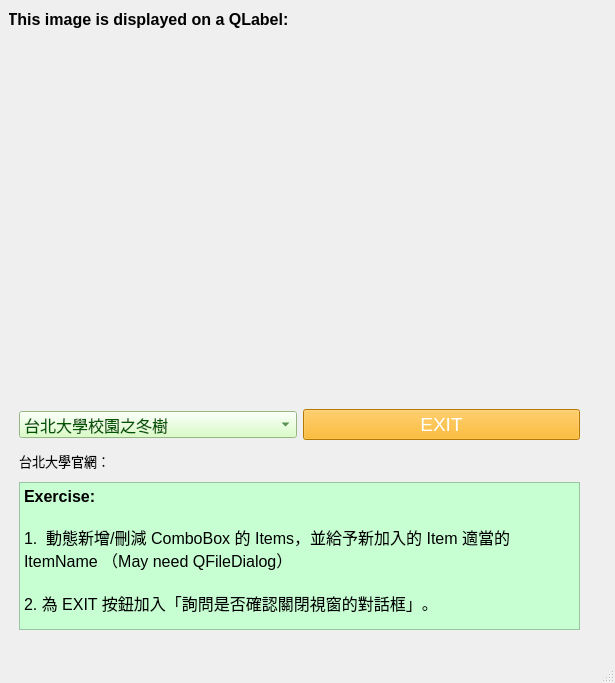
<?xml version="1.0" encoding="UTF-8"?>
<ui version="4.0">
 <class>MainWindow</class>
 <widget class="QMainWindow" name="MainWindow">
  <property name="geometry">
   <rect>
    <x>0</x>
    <y>0</y>
    <width>615</width>
    <height>683</height>
   </rect>
  </property>
  <property name="windowTitle">
   <string>MainWindow</string>
  </property>
  <property name="layoutDirection">
   <enum>Qt::LeftToRight</enum>
  </property>
  <widget class="QWidget" name="centralwidget">
   <widget class="QLabel" name="label_cap">
    <property name="geometry">
     <rect>
      <x>9</x>
      <y>9</y>
      <width>278</width>
      <height>21</height>
     </rect>
    </property>
    <property name="font">
     <font>
      <pointsize>12</pointsize>
      <bold>true</bold>
     </font>
    </property>
    <property name="layoutDirection">
     <enum>Qt::LeftToRight</enum>
    </property>
    <property name="text">
     <string>This image is displayed on a QLabel:</string>
    </property>
    <property name="scaledContents">
     <bool>true</bool>
    </property>
    <property name="alignment">
     <set>Qt::AlignCenter</set>
    </property>
   </widget>
   <widget class="QLabel" name="label_Img">
    <property name="geometry">
     <rect>
      <x>9</x>
      <y>36</y>
      <width>586</width>
      <height>357</height>
     </rect>
    </property>
    <property name="text">
     <string/>
    </property>
    <property name="pixmap">
     <pixmap>../images/NTPU_Campus_1.png</pixmap>
    </property>
    <property name="scaledContents">
     <bool>true</bool>
    </property>
   </widget>
   <widget class="QWidget" name="layoutWidget">
    <property name="geometry">
     <rect>
      <x>9</x>
      <y>399</y>
      <width>581</width>
      <height>241</height>
     </rect>
    </property>
    <layout class="QVBoxLayout" name="verticalLayout">
     <property name="leftMargin">
      <number>10</number>
     </property>
     <property name="topMargin">
      <number>10</number>
     </property>
     <property name="rightMargin">
      <number>10</number>
     </property>
     <property name="bottomMargin">
      <number>10</number>
     </property>
     <item>
      <layout class="QHBoxLayout" name="horizontalLayout">
       <item>
        <widget class="QComboBox" name="comboBox_ImgName">
         <property name="font">
          <font>
           <pointsize>12</pointsize>
          </font>
         </property>
         <property name="styleSheet">
          <string notr="true">background-color: rgb(255, 170, 0);
color: rgb(0, 85, 0);
background-color: rgb(208, 255, 183);</string>
         </property>
         <item>
          <property name="text">
           <string>台北大學校園之冬樹</string>
          </property>
         </item>
         <item>
          <property name="text">
           <string>台北大學校園之鳥</string>
          </property>
         </item>
         <item>
          <property name="text">
           <string>心湖之春</string>
          </property>
         </item>
        </widget>
       </item>
       <item>
        <widget class="QPushButton" name="pBut_exit">
         <property name="font">
          <font>
           <pointsize>14</pointsize>
          </font>
         </property>
         <property name="styleSheet">
          <string notr="true">color: rgb(255, 255, 255);
background-color: rgb(255, 170, 0);</string>
         </property>
         <property name="text">
          <string>EXIT</string>
         </property>
        </widget>
       </item>
      </layout>
     </item>
     <item>
      <layout class="QHBoxLayout" name="horizontalLayout_2">
       <item>
        <widget class="QLabel" name="label">
         <property name="font">
          <font>
           <pointsize>10</pointsize>
          </font>
         </property>
         <property name="text">
          <string>台北大學官網：</string>
         </property>
        </widget>
       </item>
       <item>
        <widget class="QLabel" name="label_ntpu">
         <property name="font">
          <font>
           <pointsize>10</pointsize>
          </font>
         </property>
         <property name="text">
          <string>&lt;html&gt;&lt;head/&gt;&lt;body&gt;&lt;p&gt;&lt;br/&gt;&lt;/p&gt;&lt;/body&gt;&lt;/html&gt;</string>
         </property>
         <property name="textFormat">
          <enum>Qt::AutoText</enum>
         </property>
         <property name="openExternalLinks">
          <bool>true</bool>
         </property>
        </widget>
       </item>
      </layout>
     </item>
     <item>
      <widget class="QTextBrowser" name="textBrowser">
       <property name="styleSheet">
        <string notr="true">background-color: rgb(206, 255, 233);
background-color: rgb(199, 255, 210);</string>
       </property>
       <property name="html">
        <string>&lt;!DOCTYPE HTML PUBLIC &quot;-//W3C//DTD HTML 4.0//EN&quot; &quot;http://www.w3.org/TR/REC-html40/strict.dtd&quot;&gt;
&lt;html&gt;&lt;head&gt;&lt;meta name=&quot;qrichtext&quot; content=&quot;1&quot; /&gt;&lt;meta charset=&quot;utf-8&quot; /&gt;&lt;style type=&quot;text/css&quot;&gt;
p, li { white-space: pre-wrap; }
&lt;/style&gt;&lt;/head&gt;&lt;body style=&quot; font-family:'Microsoft JhengHei UI'; font-size:9pt; font-weight:400; font-style:normal;&quot;&gt;
&lt;p style=&quot; margin-top:0px; margin-bottom:0px; margin-left:0px; margin-right:0px; -qt-block-indent:0; text-indent:0px;&quot;&gt;&lt;span style=&quot; font-size:12pt; font-weight:700;&quot;&gt;Exercise:&lt;/span&gt;&lt;/p&gt;
&lt;p style=&quot;-qt-paragraph-type:empty; margin-top:0px; margin-bottom:0px; margin-left:0px; margin-right:0px; -qt-block-indent:0; text-indent:0px; font-size:12pt; font-weight:700;&quot;&gt;&lt;br /&gt;&lt;/p&gt;
&lt;p style=&quot; margin-top:0px; margin-bottom:0px; margin-left:0px; margin-right:0px; -qt-block-indent:0; text-indent:0px;&quot;&gt;&lt;span style=&quot; font-size:12pt;&quot;&gt;1.  動態新增/刪減 ComboBox 的 Items，並給予新加入的 Item 適當的 ItemName （May need QFileDialog）&lt;/span&gt;&lt;/p&gt;
&lt;p style=&quot;-qt-paragraph-type:empty; margin-top:0px; margin-bottom:0px; margin-left:0px; margin-right:0px; -qt-block-indent:0; text-indent:0px; font-size:12pt;&quot;&gt;&lt;br /&gt;&lt;/p&gt;
&lt;p style=&quot; margin-top:0px; margin-bottom:0px; margin-left:0px; margin-right:0px; -qt-block-indent:0; text-indent:0px;&quot;&gt;&lt;span style=&quot; font-size:12pt;&quot;&gt;2. 為 EXIT 按鈕加入「詢問是否確認關閉視窗的對話框」。&lt;/span&gt;&lt;/p&gt;&lt;/body&gt;&lt;/html&gt;</string>
       </property>
      </widget>
     </item>
    </layout>
   </widget>
  </widget>
  <widget class="QMenuBar" name="menubar">
   <property name="geometry">
    <rect>
     <x>0</x>
     <y>0</y>
     <width>615</width>
     <height>22</height>
    </rect>
   </property>
  </widget>
  <widget class="QStatusBar" name="statusbar"/>
 </widget>
 <resources/>
 <connections/>
</ui>
